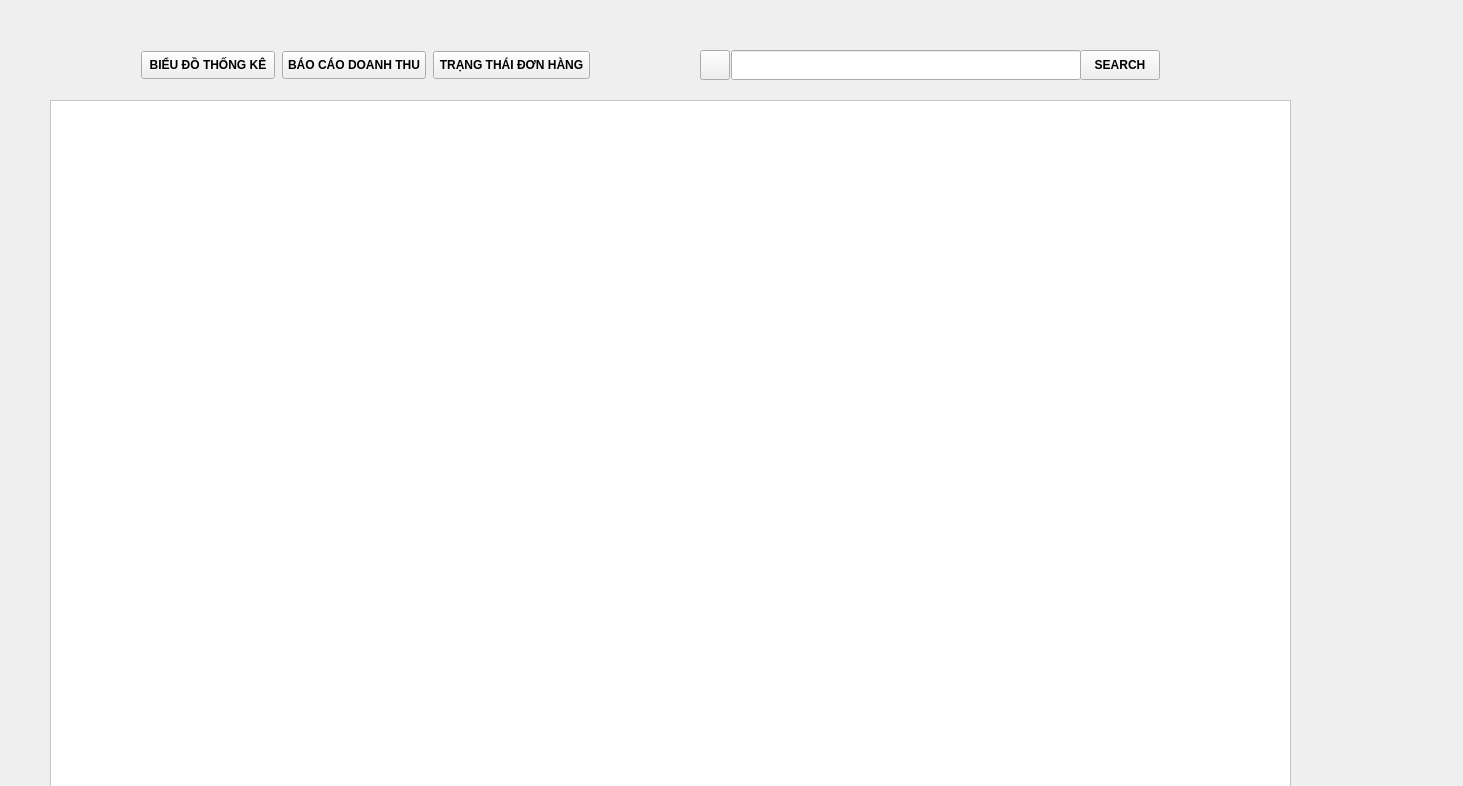
<?xml version="1.0" encoding="UTF-8"?>
<ui version="4.0">
 <class>managerwg</class>
 <widget class="QWidget" name="managerwg">
  <property name="geometry">
   <rect>
    <x>0</x>
    <y>0</y>
    <width>1463</width>
    <height>786</height>
   </rect>
  </property>
  <property name="font">
   <font>
    <weight>75</weight>
    <bold>true</bold>
   </font>
  </property>
  <property name="windowTitle">
   <string>Widget</string>
  </property>
  <property name="styleSheet">
   <string notr="true"/>
  </property>
  <widget class="QWidget" name="verticalLayoutWidget">
   <property name="geometry">
    <rect>
     <x>140</x>
     <y>50</y>
     <width>451</width>
     <height>30</height>
    </rect>
   </property>
   <layout class="QHBoxLayout" name="horizontalLayout"/>
  </widget>
  <widget class="QTableWidget" name="table">
   <property name="geometry">
    <rect>
     <x>50</x>
     <y>100</y>
     <width>1241</width>
     <height>691</height>
    </rect>
   </property>
   <property name="styleSheet">
    <string notr="true">background-color: rgb(255, 255, 255);</string>
   </property>
  </widget>
  <widget class="QPushButton" name="searchbt">
   <property name="geometry">
    <rect>
     <x>1080</x>
     <y>50</y>
     <width>80</width>
     <height>30</height>
    </rect>
   </property>
   <property name="text">
    <string>SEARCH</string>
   </property>
  </widget>
  <widget class="QPushButton" name="back">
   <property name="geometry">
    <rect>
     <x>700</x>
     <y>50</y>
     <width>30</width>
     <height>30</height>
    </rect>
   </property>
   <property name="text">
    <string/>
   </property>
  </widget>
  <widget class="QLineEdit" name="search">
   <property name="geometry">
    <rect>
     <x>731</x>
     <y>50</y>
     <width>350</width>
     <height>30</height>
    </rect>
   </property>
  </widget>
  <widget class="QPushButton" name="thongke">
   <property name="geometry">
    <rect>
     <x>141</x>
     <y>51</y>
     <width>134</width>
     <height>28</height>
    </rect>
   </property>
   <property name="text">
    <string>BIỂU ĐỒ THỐNG KÊ</string>
   </property>
  </widget>
  <widget class="QPushButton" name="pushButton_2">
   <property name="geometry">
    <rect>
     <x>282</x>
     <y>51</y>
     <width>144</width>
     <height>28</height>
    </rect>
   </property>
   <property name="text">
    <string>BÁO CÁO DOANH THU</string>
   </property>
  </widget>
  <widget class="QPushButton" name="pushButton">
   <property name="geometry">
    <rect>
     <x>433</x>
     <y>51</y>
     <width>157</width>
     <height>28</height>
    </rect>
   </property>
   <property name="text">
    <string>TRẠNG THÁI ĐƠN HÀNG</string>
   </property>
  </widget>
 </widget>
 <tabstops>
  <tabstop>table</tabstop>
 </tabstops>
 <resources/>
 <connections/>
</ui>
